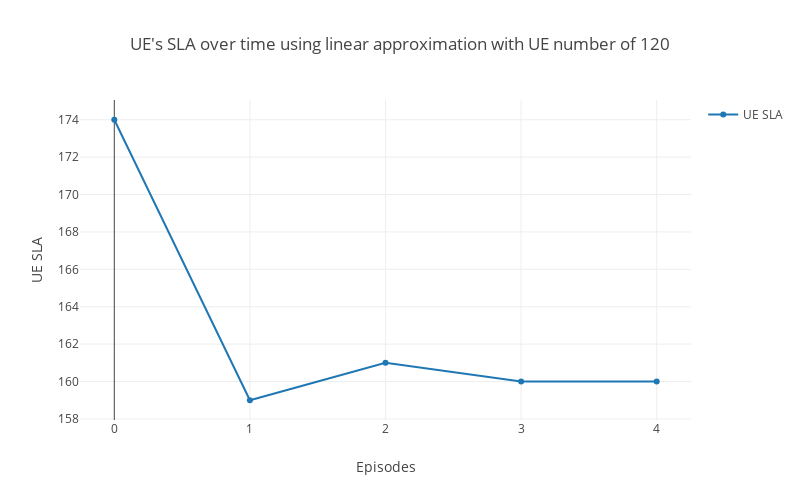

The notebook cell this image was saved under:
### Code cell
# Create UE graph
ue_sla = go.Scatter(
    x = len(result_linear.Meets_SLA),
    y = result_linear.Meets_SLA,
    name='UE SLA'
)

data = [ue_sla]

# Plot and embed in ipython notebook!
plotly.offline.iplot(
    {"data": data,
     "layout": go.Layout(
         height=500,
         width=800,
         title="UE's SLA over time using linear approximation",
         xaxis=dict(
             title='Episodes',
         ),
         yaxis=dict(
             title='UE SLA'
         ), 
         showlegend=True)},
    show_link=False,
    link_text=None)

# plotly.offline.iplot(
#     {"data": data,
#      "layout": {'xaxis':{'range': [0, 301], 'title': 'x'},
#                    'yaxis':{'range': [80, 140], 'title': 'UE SLA'},
#                    'title':"UE's SLA over episodes using Linear approximation",
#                    'height' : 1000,
#                    'width' :1000,
#                    'showlegend': False,
#                   }
#     })

### Figure 1 — Plotly figure (JSON) as saved in the notebook; plotly's stock layout.template omitted (floating-point values rounded to 4 significant figures)
{"data": [{"name": "UE SLA", "type": "scatter", "x": 5, "y": [174, 159, 161, 160, 160]}], "layout": {"height": 500, "showlegend": true, "title": "UE's SLA over time using linear approximation with UE number of 120", "width": 800, "xaxis": {"title": "Episodes"}, "yaxis": {"title": "UE SLA"}}}
